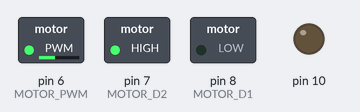
A sketch run on a simulated Arduino Uno, built with avr-gcc and run on an emulated ATmega328P. On the bench: switched loads named in the sketch (green lamp = pin HIGH), output pins drawn as LEDs (lit = HIGH).

Above: at 0.05 s.
At 0.95 s:
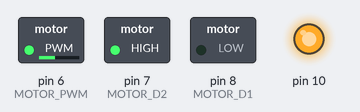
Timing chart, 0 to 3.0 s (numbered marks = the images above):
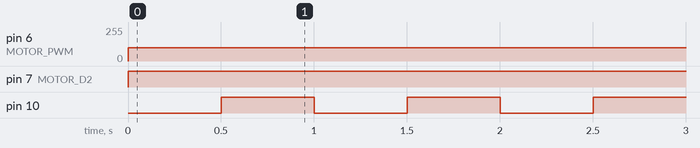

Measured:
- by itself, pin 6 (MOTOR_PWM): 0/255 → 100/255 at 0.00 s
- by itself, pin 7 (MOTOR_D2): LOW → HIGH at 0.00 s
- by itself, pin 10: alternates HIGH for 0.50 s and LOW for 0.50 s

The sketch:

lab12-3.ino
```cpp
#define EncoderB 3
#define EncoderA 2
#define MOTOR_D1 8
#define MOTOR_D2 7
#define MOTOR_PWM 6
#define SW1 5
#define SW2 4

unsigned long preMilli = 0;
unsigned long state = LOW;
int Motor = 100;

void setup(){
  pinMode(EncoderB, INPUT_PULLUP);
  pinMode(EncoderA, INPUT_PULLUP);
  pinMode(SW1, INPUT_PULLUP);
  pinMode(SW2, INPUT_PULLUP);
  pinMode(MOTOR_D1, OUTPUT);
  pinMode(MOTOR_D2, OUTPUT);
  pinMode(MOTOR_PWM, OUTPUT);
  pinMode(10, OUTPUT);
  Serial.begin(9600);

  attachInterrupt(digitalPinToInterrupt(SW1),
                  ChannelA,FALLING);
  attachInterrupt(digitalPinToInterrupt(SW2),
                  ChannelB,FALLING);
}

void loop(){
  unsigned long curMilli = millis();
  if(curMilli - preMilli >= 500){
    state = !state;
    digitalWrite(10, state);
    preMilli = curMilli;
  }
  setSpeed(Motor);
}

void moveForward(int v){
  digitalWrite(MOTOR_D1, LOW);
  digitalWrite(MOTOR_D2, HIGH);
  analogWrite(MOTOR_PWM, v);
}

void moveBackward(int v){
  digitalWrite(MOTOR_D1, HIGH);
  digitalWrite(MOTOR_D2, LOW);
  analogWrite(MOTOR_PWM, v);
}

void setSpeed(int i){
  if(i>0)
    moveForward(i);
  if(i<0){
    int j = i*(-1);
    moveBackward(j);
  }
}

void ChannelA() {
  digitalWrite(MOTOR_D1, LOW);
  digitalWrite(MOTOR_D2, LOW);
  Motor = 100;
  Serial.print("O");
}

void ChannelB() {
  digitalWrite(MOTOR_D1, LOW);
  digitalWrite(MOTOR_D2, LOW);
  Motor = -100;
  Serial.print("K");
}
```
